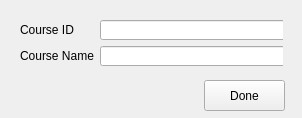
<?xml version="1.0" encoding="UTF-8"?>
<ui version="4.0">
 <class>MainWindow</class>
 <widget class="QMainWindow" name="MainWindow">
  <property name="windowModality">
   <enum>Qt::NonModal</enum>
  </property>
  <property name="geometry">
   <rect>
    <x>0</x>
    <y>0</y>
    <width>302</width>
    <height>118</height>
   </rect>
  </property>
  <property name="minimumSize">
   <size>
    <width>302</width>
    <height>118</height>
   </size>
  </property>
  <property name="maximumSize">
   <size>
    <width>302</width>
    <height>118</height>
   </size>
  </property>
  <property name="windowTitle">
   <string>MainWindow</string>
  </property>
  <widget class="QWidget" name="centralwidget">
   <widget class="QPushButton" name="course_done">
    <property name="geometry">
     <rect>
      <x>204</x>
      <y>80</y>
      <width>81</width>
      <height>31</height>
     </rect>
    </property>
    <property name="text">
     <string>Done</string>
    </property>
   </widget>
   <widget class="QWidget" name="layoutWidget">
    <property name="geometry">
     <rect>
      <x>20</x>
      <y>20</y>
      <width>263</width>
      <height>48</height>
     </rect>
    </property>
    <layout class="QGridLayout" name="gridLayout">
     <item row="0" column="0">
      <widget class="QLabel" name="label">
       <property name="text">
        <string>Course ID</string>
       </property>
      </widget>
     </item>
     <item row="0" column="1">
      <widget class="QLineEdit" name="course_id">
       <property name="minimumSize">
        <size>
         <width>191</width>
         <height>20</height>
        </size>
       </property>
       <property name="maximumSize">
        <size>
         <width>191</width>
         <height>20</height>
        </size>
       </property>
      </widget>
     </item>
     <item row="1" column="0">
      <widget class="QLabel" name="label_2">
       <property name="text">
        <string>Course Name</string>
       </property>
      </widget>
     </item>
     <item row="1" column="1">
      <widget class="QLineEdit" name="course_name">
       <property name="minimumSize">
        <size>
         <width>191</width>
         <height>20</height>
        </size>
       </property>
       <property name="maximumSize">
        <size>
         <width>191</width>
         <height>20</height>
        </size>
       </property>
      </widget>
     </item>
    </layout>
   </widget>
  </widget>
 </widget>
 <resources/>
 <connections/>
</ui>
